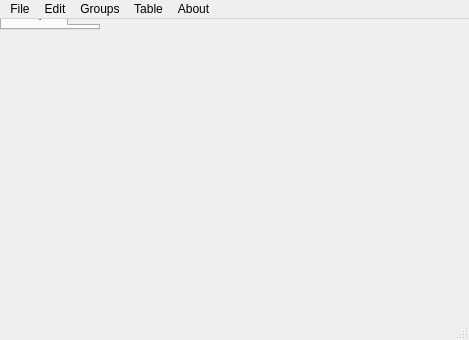
<?xml version="1.0" encoding="UTF-8"?>
<ui version="4.0">
 <class>MainWindow</class>
 <widget class="QMainWindow" name="MainWindow">
  <property name="geometry">
   <rect>
    <x>0</x>
    <y>0</y>
    <width>469</width>
    <height>340</height>
   </rect>
  </property>
  <property name="windowTitle">
   <string>MainWindow</string>
  </property>
  <widget class="QTabWidget" name="groups">
   <property name="sizePolicy">
    <sizepolicy hsizetype="Expanding" vsizetype="Expanding">
     <horstretch>1</horstretch>
     <verstretch>1</verstretch>
    </sizepolicy>
   </property>
   <property name="currentIndex">
    <number>0</number>
   </property>
   <widget class="QWidget" name="group0">
    <attribute name="title">
     <string>Group 1</string>
    </attribute>
   </widget>
  </widget>
  <widget class="QMenuBar" name="menubar">
   <property name="geometry">
    <rect>
     <x>0</x>
     <y>0</y>
     <width>469</width>
     <height>21</height>
    </rect>
   </property>
   <widget class="QMenu" name="menuFile">
    <property name="title">
     <string>File</string>
    </property>
    <addaction name="actionNew"/>
    <addaction name="actionOpen"/>
    <addaction name="actionClose"/>
    <addaction name="separator"/>
    <addaction name="actionSave"/>
    <addaction name="actionSave_As"/>
    <addaction name="separator"/>
    <addaction name="actionExit"/>
   </widget>
   <widget class="QMenu" name="menuEdit">
    <property name="title">
     <string>Edit</string>
    </property>
   </widget>
   <widget class="QMenu" name="menuGroup">
    <property name="title">
     <string>Groups</string>
    </property>
    <addaction name="actionConfigure"/>
    <addaction name="separator"/>
    <addaction name="actionImport_Group"/>
    <addaction name="actionExport_Group"/>
    <addaction name="separator"/>
   </widget>
   <widget class="QMenu" name="menuTab">
    <property name="title">
     <string>Table</string>
    </property>
    <addaction name="actionNew_Table"/>
    <addaction name="actionRename_Table"/>
    <addaction name="actionDelete_Table"/>
    <addaction name="separator"/>
    <addaction name="actionNew_Row"/>
    <addaction name="separator"/>
    <addaction name="actionImport_Rows"/>
    <addaction name="actionExport_Rows"/>
   </widget>
   <widget class="QMenu" name="menuAbout">
    <property name="title">
     <string>About</string>
    </property>
    <addaction name="actionAbout"/>
   </widget>
   <addaction name="menuFile"/>
   <addaction name="menuEdit"/>
   <addaction name="menuGroup"/>
   <addaction name="menuTab"/>
   <addaction name="menuAbout"/>
  </widget>
  <widget class="QStatusBar" name="statusbar"/>
  <action name="actionNew">
   <property name="text">
    <string>New</string>
   </property>
   <property name="shortcut">
    <string>Ctrl+N</string>
   </property>
  </action>
  <action name="actionOpen">
   <property name="text">
    <string>Open ...</string>
   </property>
   <property name="shortcut">
    <string>Ctrl+O</string>
   </property>
  </action>
  <action name="actionClose">
   <property name="text">
    <string>Close</string>
   </property>
   <property name="shortcut">
    <string>Ctrl+W</string>
   </property>
  </action>
  <action name="actionSave">
   <property name="text">
    <string>Save</string>
   </property>
   <property name="shortcut">
    <string>Ctrl+S</string>
   </property>
  </action>
  <action name="actionSave_As">
   <property name="text">
    <string>Save As ...</string>
   </property>
   <property name="shortcut">
    <string>Ctrl+Shift+S</string>
   </property>
  </action>
  <action name="actionExit">
   <property name="text">
    <string>Exit</string>
   </property>
  </action>
  <action name="actionNew_Group">
   <property name="text">
    <string>New Group</string>
   </property>
   <property name="shortcut">
    <string>Ctrl+G</string>
   </property>
  </action>
  <action name="actionDelete_Group">
   <property name="text">
    <string>Delete Group</string>
   </property>
  </action>
  <action name="actionConfigure">
   <property name="text">
    <string>Configure ...</string>
   </property>
   <property name="shortcut">
    <string>Ctrl+Shift+G</string>
   </property>
  </action>
  <action name="actionNew_Table">
   <property name="text">
    <string>New Table</string>
   </property>
   <property name="shortcut">
    <string>Ctrl+T</string>
   </property>
  </action>
  <action name="actionDelete_Table">
   <property name="text">
    <string>Delete Table</string>
   </property>
  </action>
  <action name="actionRename_Group">
   <property name="text">
    <string>Rename Group</string>
   </property>
  </action>
  <action name="actionRename_Table">
   <property name="text">
    <string>Rename Table</string>
   </property>
  </action>
  <action name="actionImport_Rows">
   <property name="text">
    <string>Import Rows</string>
   </property>
   <property name="shortcut">
    <string>Ctrl+I</string>
   </property>
  </action>
  <action name="actionExport_Rows">
   <property name="text">
    <string>Export Rows</string>
   </property>
  </action>
  <action name="actionImport_Group">
   <property name="text">
    <string>Import Group</string>
   </property>
  </action>
  <action name="actionExport_Group">
   <property name="text">
    <string>Export Group</string>
   </property>
  </action>
  <action name="actionHelp">
   <property name="text">
    <string>Help</string>
   </property>
  </action>
  <action name="actionAbout">
   <property name="text">
    <string>About ...</string>
   </property>
   <property name="shortcut">
    <string>Ctrl+?</string>
   </property>
  </action>
  <action name="actionNew_Row">
   <property name="text">
    <string>New Row</string>
   </property>
   <property name="shortcut">
    <string>Ctrl+R</string>
   </property>
  </action>
 </widget>
 <resources/>
 <connections/>
</ui>
